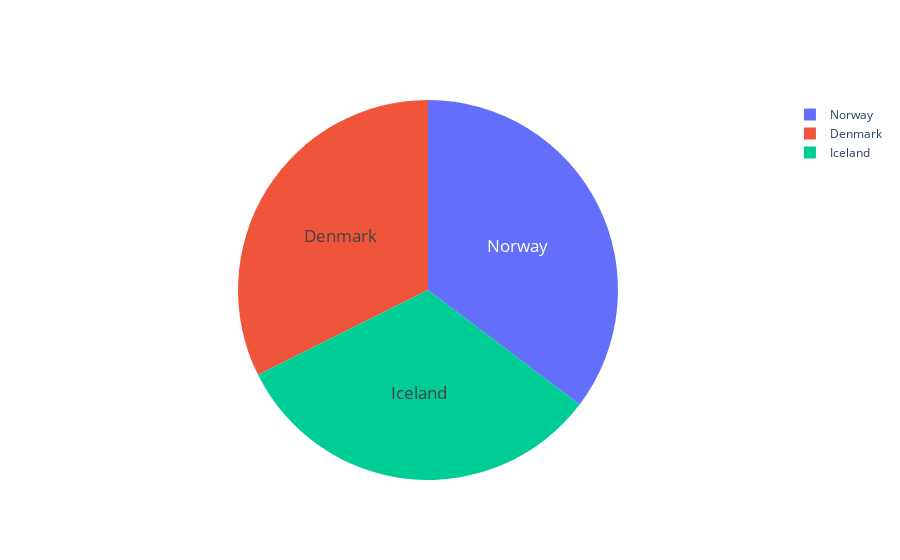

The cell this chart's notebook holds for it:
### Code cell
labels = top3gdp.Country
values = top3gdp.GDP_Capita

fig = go.Figure(data=[go.Pie(labels=labels, values=values)])
fig.update_traces(hoverinfo='label', textinfo='label', textfont_size=17)

fig.show()

### Figure 1 — Plotly figure (JSON) as saved in the notebook; plotly's stock layout.template omitted (floating-point values rounded to 4 significant figures)
{"data": [{"hoverinfo": "label", "labels": ["Iceland", "Denmark", "Norway"], "textfont": {"size": 17}, "textinfo": "label", "type": "pie", "values": [0.7403, 0.7412, 0.8082]}], "layout": {}}
